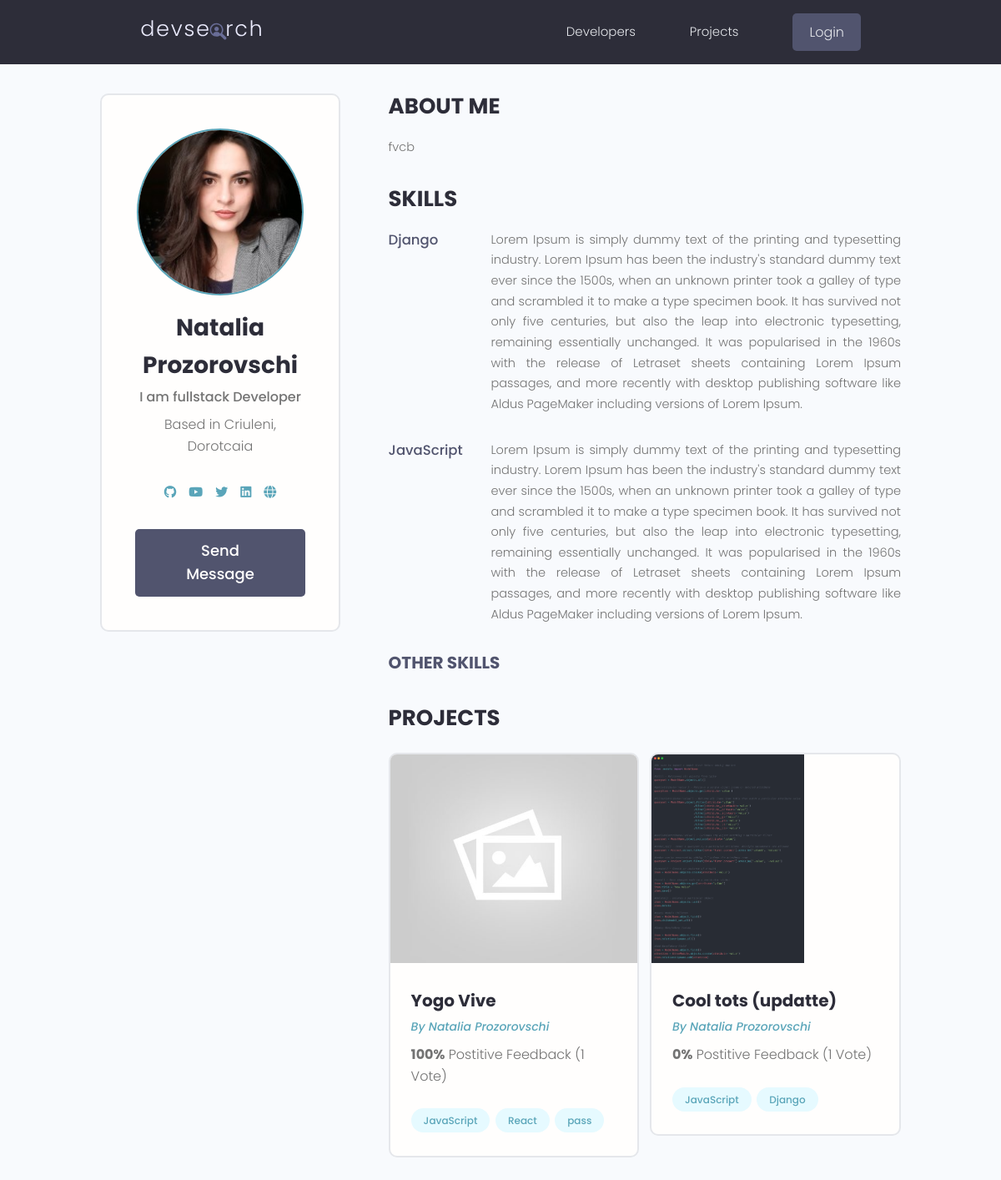
Page /profile/e2a1ebe8-704c-4474-b1ef-0a6ecc0e121e/ on the committed database.
### users/models.py (models this page shows, shortened)
class Profile(models.Model):
    user = models.OneToOneField(User, on_delete=models.CASCADE, null=True, blank=True)
    name = models.CharField(max_length=200, blank=True, null=True)
    email = models.EmailField(max_length=500, blank=True, null=True)
    username = models.CharField(max_length=200, blank=True, null=True)
    location = models.CharField(max_length=200, blank=True, null=True)
    short_intro = models.CharField(max_length=200, blank=True, null=True)
    bio = models.TextField(blank=True, null=True)
    profile_image = models.ImageField(
        null=True, blank=True, upload_to='profiles/', default="profiles/user-default.png")
    social_github = models.CharField(max_length=200, blank=True, null=True)
    social_twitter = models.CharField(max_length=200, blank=True, null=True)
    social_linkedin = models.CharField(max_length=200, blank=True, null=True)
    social_youtube = models.CharField(max_length=200, blank=True, null=True)
    social_website = models.CharField(max_length=200, blank=True, null=True)
    created = models.DateTimeField(auto_now_add=True)
    id = models.UUIDField(default=uuid.uuid4, unique=True,
                          primary_key=True, editable=False)

class Skill(models.Model):
    owner = models.ForeignKey(
        Profile, on_delete=models.CASCADE, null=True, blank=True)
    name = models.CharField(max_length=200, blank=True, null=True)
    description = models.TextField(null=True,blank=True)
    created = models.DateTimeField(auto_now_add=True)
    id = models.UUIDField(default=uuid.uuid4, unique=True,
                          primary_key=True, editable=False)

### projects/models.py (models this page shows, shortened)
class Project(models.Model):
    owner = models.ForeignKey(Profile, null=True, blank=True, on_delete=models.SET_NULL)
    title = models.CharField(max_length=200)  # corectare: max_length
    description = models.TextField(null=True, blank=True)
    featured_image = models.ImageField(
        null=True, blank=True, default='default.jpg')
    demo_link = models.CharField(max_length=200, null=True, blank=True)  # corectare: max_length
    source_link = models.CharField(max_length=2000, null=True, blank=True)
    tags = models.ManyToManyField('Tag', blank=True)
    vote_total = models.IntegerField(default=0, null=True, blank=True)
    vote_ratio = models.IntegerField(default=0, null=True, blank=True)
    created = models.DateField(auto_now_add=True)
    id = models.UUIDField(default=uuid.uuid4, unique=True, primary_key=True, editable=False)
    class Meta:
        ordering = ['-vote_ratio', '-vote_total', 'title']

class Tag(models.Model):
    name = models.CharField(max_length=200)
    created = models.DateTimeField(auto_now_add=True)
    id = models.UUIDField(default=uuid.uuid4, unique=True,
                          primary_key=True, editable=False)
    def __str__(self):
        return self.name

### users/views.py (the view)
# urls.py: path('profile/<str:pk>/', views.userProfile, name="user-profile"),
def userProfile(request, pk):
    profile = Profile.objects.get(id=pk)
    topSkills = profile.skill_set.exclude(description__exact="")
    otherSkills = profile.skill_set.filter(description="")
    context = {'profile': profile, 'topSkills': topSkills, 'otherSkills': otherSkills}
    return render(request, 'users/user-profile.html', context)

### users/templates/users/user-profile.html (shortened to what this page needs)
{% extends 'main.html' %}
{% block content %}
<link rel="stylesheet" href="https://cdnjs.cloudflare.com/ajax/libs/font-awesome/6.0.0-beta3/css/all.min.css">
<main class="profile my-md">
    <div class="container">
        <div class="layout">
            <div class="column column--1of3">
                <div class="card text-center">
                    <div class="card__body dev">
              <img class="avatar avatar--xl" src="{{ profile.profile_image.url }}" />
                        <h2 class="dev__name">{{profile.name}}</h2>
                        <p class="dev__title">{{profile.short_intro}}</p>
                        <p class="dev__location">Based in {{profile.location}}</p>
                        <ul class="dev__social">
                            {% if profile.social_github %}
                            <li>
                  <a title="Github" href="{{profile.social_github}}" target="_blank"><i class="fab fa-github"></i></a>
                            </li>
                            {% endif %}
                {% if profile.social_youtube %}
                <li>
                  <a title="Youtube" href="{{profile.social_youtube}}" target="_blank"><i class="fab fa-youtube"></i></a>
                </li>
                {% endif %}
                            {% if profile.social_twitter %}
                            <li>
                  <a title="Twitter" href="{{profile.social_twitter}}" target="_blank"><i class="fab fa-twitter"></i></i></a>
                            </li>
                            {% endif %}
                            {% if profile.social_linkedin %}
                            <li>
                  <a title="LinkedIn" href="{{profile.social_linkedin}}" target="_blank"><i class="fab fa-linkedin"></i></a>
                            </li>
                            {% endif %}
                            {% if profile.social_website %}
                            <li>
                  <a title="Personal Website" href="{{profile.social_website}}" target="_blank"><i class="fas fa-globe"></i></a>
                            </li>
                            {% endif %}
                        </ul>
                        {% if request.user.profile.id != profile.id %}
              <a href="{% url 'create-message' profile.id %}" class="btn btn--sub btn--lg">Send Message </a>
                        {% endif %}
                    </div>
                </div>
            </div>
            <div class="column column--2of3">
                <div class="devInfo">
                    <h3 class="devInfo__title">About Me</h3>
                    <p class="devInfo__about">{{profile.bio}}</p>
                </div>
                <div class="devInfo">
                    <h3 class="devInfo__title">Skills</h3>
                    <div class="devInfo__skills">
                        {% for skill in topSkills %}
                        <div class="devSkill">
                            <h4 class="devSkill__title">{{skill.name}}</h4>
                            <p class="devSkill__info">{{skill.description}}</p>
                        </div>
                        {% endfor %}
                        <h3 class="devInfo__subtitle">Other Skills</h3>
                    </div>
                </div>
                <div class="devInfo">
                    <h3 class="devInfo__title">Projects</h3>
                    <div class="grid grid--two">
                        {% for project in profile.project_set.all %}
                        <div class="column">
                            <div class="card project">
                                <a href="{% url 'project' project.id %}" class="project">
                                    <img class="project__thumbnail" src="{{project.featured_image.url}}"
                                        alt="project thumbnail" />
                                    <div class="card__body">
                                        <h3 class="project__title">{{project.title}}</h3>
                                        <p><a class="project__author"
                                                href="{% url 'user-profile' project.owner.id %}">By
                                                {{project.owner.name}}</a>
                                        </p>
                                        <p class="project--rating">
                                            <span style="font-weight: bold;">{{project.vote_ratio}}%</span> Postitive
                                            Feedback ({{project.vote_total}} Vote{{project.vote_total|pluralize:"s"}})
                                        </p>
                                        <div class="project__tags">
                                            {% for tag in project.tags.all %}
                                            <span class="tag tag--pill tag--main">
                                                <small>{{tag}}</small>
                                            </span>
                                            {% endfor %}
                                        </div>
                                    </div>
                                </a>
                            </div>
                        </div>
                        {% endfor %}
                    </div>
                </div>
            </div>
        </div>
    </div>
</main>
{% endblock content %}

### static/styles/app.css (style rules this page uses)
.btn--sub { background-color: var(--color-sub-light); }
.card { border: 2px solid var(--color-light); }
img { width: 100%; }
.profile .card > .dev { padding: 4rem; }
.dev__name { color: var(--color-sub); font-size: 2.8rem; font-weight: 700; margin-top: 1rem; margin-bottom: 0.5rem; }
.dev__title { font-size: 1.6rem; font-weight: 500; line-height: 1.3; }
.dev__location { margin-top: 1rem; }
.dev__social { margin: 3rem 0; list-style: none; display: flex; justify-content: center; gap: 1.5rem; }
.devInfo { margin-bottom: 3rem; }
.devInfo__title, .devInfo__subtitle { font-size: 2.6rem; color: var(--color-sub); text-transform: uppercase; font-weight: 700; margin-bottom: 1.5rem; }
.devInfo__subtitle { font-size: 2rem; color: var(--color-sub-light); }
.devInfo__about, .devSkill__info { font-size: 1.45rem; line-height: 1.7; text-align: justify; }
.devSkill { margin-bottom: 3rem; }
.devSkill__title { font-size: 1.65rem; font-weight: 500; color: var(--color-sub-light); }
@media screen and (min-width: 700px) { .devSkill { display: flex; justify-content: space-between; gap: 3rem; } }
@media screen and (min-width: 700px) { .devSkill__info { flex-basis: 80%; } }
.project__author { font-size: 1.4rem; font-style: italic; }
.project--rating { margin-bottom: 1.6em; margin-top: .5em; }
.project__thumbnail { height: 25rem; object-fit: cover; object-position: top center; }
.project__title { font-size: 2rem; font-weight: 700; color: var(--color-sub); }

### static/uikit/styles/modules/_base.css (style rules this page uses)
* { margin: 0; padding: 0; box-sizing: border-box; text-rendering: optimizeLegibility; color: inherit; font-size: inherit; }
body { line-height: 1.6; font-weight: 400; font-size: 1.5rem; color: var(--color-text); background-color: var(--color-bg); min-height: 100vh; }

### static/uikit/styles/modules/_typography.css (style rules this page uses)
* { font-family: var(--font-base); }
h2 { font-size: 3.6rem; font-weight: var(--font-bold); }
h3 { font-size: 3.2rem; font-weight: var(--font-medium); }
h4 { font-size: 2.8rem; font-weight: var(--font-medium); }
p, span, strong { font-size: 1.6rem; color: var(--color-text); font-weight: var(--font-regular); }
a { padding-bottom: 2px; text-decoration: none; display: inline-block; color: var(--color-main); font-weight: var(--font-medium); }

### static/uikit/styles/modules/_utilities.css (style rules this page uses)
.container { width: 92%; max-width: 165rem; margin: 0 auto; box-sizing: border-box; }
@media screen and (min-width: 1000px) { .container { width: 90%; } }
@media screen and (min-width: 1200px) { .container { width: 80%; } }
.text-center { text-align: center; }
.my-md { margin: 3rem auto; }

### static/uikit/styles/modules/_avatar.css (style rules this page uses)
.avatar { border-radius: 50%; border: 2px solid var(--color-main); object-fit: cover; }
.avatar--xl { height: 20rem; width: 20rem; }

### static/uikit/styles/modules/_button.css (style rules this page uses)
.btn { display: inline-block; position: relative; cursor: pointer; background-color: var(--color-light); font-weight: var(--font-medium); color: var(--color-sub); text-decoration: none; padding: 1rem 2rem; border-radius: 0.5rem; border: none; width: -webkit-fit-content; width: -moz-fit-content; width: fit-content; height: -webkit-fit-content; height: -moz-fit-content; height: fit-content; font-size: 1.6rem; outline-width: 0; outline-color: transparent; -webkit-backface-visibility: hidden; backface-visibility: hidden; transition: all 0.3s ease-in-out; }
.btn--sub { background-color: var(--color-sub); color: var(--color-white); }
.btn--lg { font-size: 1.8rem; padding: 1.2rem 4.5rem; }

### static/uikit/styles/modules/_card.css (style rules this page uses)
.card { border-radius: 1rem; background-color: var(--color-white); border: 1.5px solid var(--color-light); width: auto; height: auto; margin-top: 0.5rem; margin-bottom: 0.5rem; overflow: hidden; }
.card__body, .card__header { padding: 2rem 2.5rem; }

### static/uikit/styles/modules/_tag.css (style rules this page uses)
.tag { display: inline-flex; align-items: center; background-color: var(--color-sub); height: -webkit-fit-content; height: -moz-fit-content; height: fit-content; width: -webkit-fit-content; width: -moz-fit-content; width: fit-content; border-radius: 0.5rem; padding: 0.5rem 1.5rem; font-size: 1.2rem; cursor: pointer; }
.tag:not(:last-child) { margin-right: 0.25rem; margin-bottom: 0.75rem; }
.tag > small { color: var(--color-white); }
.tag--pill { border-radius: 5rem; }
.tag--main, .tag--main > small { background: var(--color-main-light); color: var(--color-main); font-weight: 500; }

### static/uikit/styles/modules/_layout.css (style rules this page uses)
.layout { display: flex; flex-flow: row wrap; justify-content: space-between; }
.layout > .column { margin-bottom: 3rem; }
.layout > .column.column--1of3 { flex-basis: 30%; }
.layout > .column.column--2of3 { flex-basis: 64%; }

### rows in the picture
Profile: profile_image (picture), name "Natalia Prozorovschi", short_intro "I am fullstack Developer", location "Criuleni, Dorotcaia", bio "fvcb"
Skill: name "Django", description "Lorem Ipsum is simply dummy text of the printing and typesetting industry. Lorem Ipsum has been the industry's standard dummy text ever since the 1500s, when an unknown printer took a galley of type and scrambled it to make a type specimen book. It has survived not only five centuries, but also the leap into electronic typesetting, remaining essentially unchanged. It was popularised in the 1960s with the release of Letraset sheets containing Lorem Ipsum passages, and more recently with desktop publishing software like Aldus PageMaker including versions of Lorem Ipsum."
Skill: name "JavaScript", description "Lorem Ipsum is simply dummy text of the printing and typesetting industry. Lorem Ipsum has been the industry's standard dummy text ever since the 1500s, when an unknown printer took a galley of type and scrambled it to make a type specimen book. It has survived not only five centuries, but also the leap into electronic typesetting, remaining essentially unchanged. It was popularised in the 1960s with the release of Letraset sheets containing Lorem Ipsum passages, and more recently with desktop publishing software like Aldus PageMaker including versions of Lorem Ipsum."
Project: featured_image (placeholder picture), title "Yogo Vive", owner.name "Natalia Prozorovschi", vote_ratio "100", vote_total "1"
Tag: name "JavaScript"
Tag: name "React"
Tag: name "pass"
Project: featured_image (picture), title "Cool tots (updatte)", owner.name "Natalia Prozorovschi", vote_ratio "0", vote_total "1"
Tag: name "Django"
